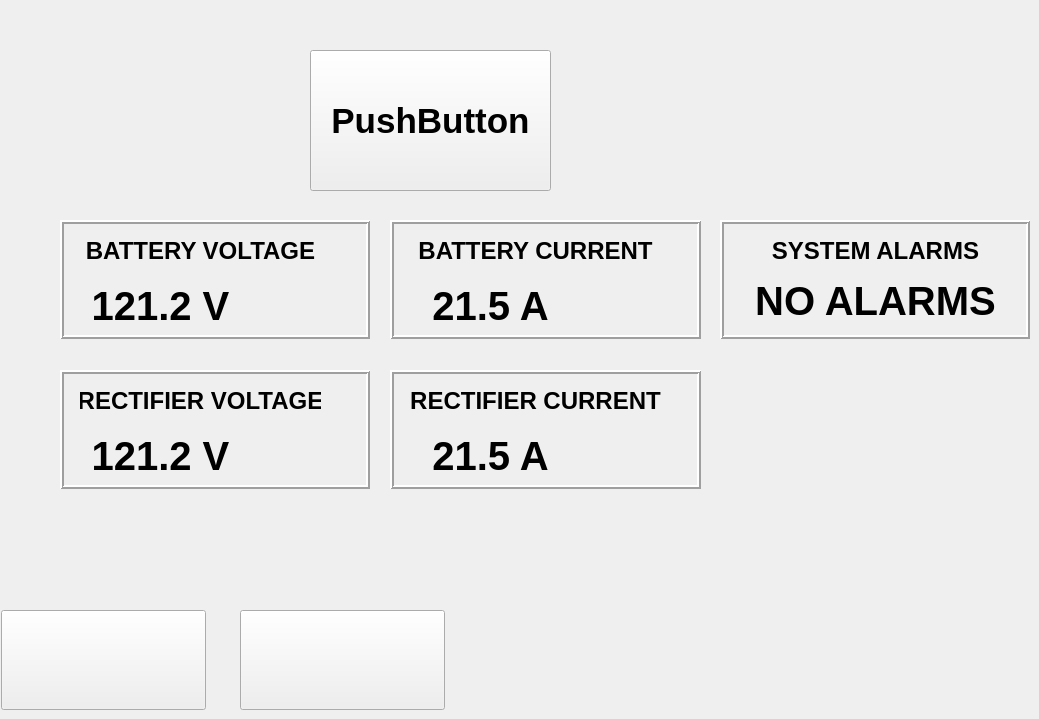
    <widget class="QWidget" name="pageEnable_Disable">
     <widget class="ToggleSwitch" name="btnChargerEnable">
      <property name="geometry">
       <rect>
        <x>310</x>
        <y>50</y>
        <width>241</width>
        <height>141</height>
       </rect>
      </property>
      <property name="font">
       <font>
        <pointsize>26</pointsize>
        <bold>true</bold>
       </font>
      </property>
      <property name="text">
       <string>PushButton</string>
      </property>
      <property name="checkable">
       <bool>true</bool>
      </property>
     </widget>
     <widget class="QPushButton" name="pushButton_Enable_home">
      <property name="geometry">
       <rect>
        <x>1</x>
        <y>610</y>
        <width>205</width>
        <height>100</height>
       </rect>
      </property>
      <property name="font">
       <font>
        <pointsize>16</pointsize>
        <bold>true</bold>
       </font>
      </property>
      <property name="text">
       <string/>
      </property>
      <property name="icon">
       <iconset theme="QIcon::ThemeIcon::GoHome"/>
      </property>
      <property name="iconSize">
       <size>
        <width>80</width>
        <height>80</height>
       </size>
      </property>
     </widget>
     <widget class="QPushButton" name="pushButton_menu_2">
      <property name="geometry">
       <rect>
        <x>240</x>
        <y>610</y>
        <width>205</width>
        <height>100</height>
       </rect>
      </property>
      <property name="minimumSize">
       <size>
        <width>0</width>
        <height>100</height>
       </size>
      </property>
      <property name="font">
       <font>
        <pointsize>16</pointsize>
       </font>
      </property>
      <property name="text">
       <string/>
      </property>
      <property name="icon">
       <iconset theme="preferences-system"/>
      </property>
      <property name="iconSize">
       <size>
        <width>80</width>
        <height>80</height>
       </size>
      </property>
     </widget>
     <widget class="QFrame" name="frame_battery_voltage_2">
      <property name="geometry">
       <rect>
        <x>60</x>
        <y>220</y>
        <width>310</width>
        <height>119</height>
       </rect>
      </property>
      <property name="frameShape">
       <enum>QFrame::Shape::Box</enum>
      </property>
      <property name="frameShadow">
       <enum>QFrame::Shadow::Raised</enum>
      </property>
      <property name="lineWidth">
       <number>2</number>
      </property>
      <widget class="QLabel" name="label_battery_voltage_3">
       <property name="geometry">
        <rect>
         <x>20</x>
         <y>10</y>
         <width>241</width>
         <height>41</height>
        </rect>
       </property>
       <property name="font">
        <font>
         <pointsize>18</pointsize>
         <bold>true</bold>
        </font>
       </property>
       <property name="lineWidth">
        <number>0</number>
       </property>
       <property name="text">
        <string>BATTERY VOLTAGE</string>
       </property>
       <property name="alignment">
        <set>Qt::AlignmentFlag::AlignCenter</set>
       </property>
      </widget>
      <widget class="QLabel" name="label_batt_volt_value_3">
       <property name="geometry">
        <rect>
         <x>10</x>
         <y>60</y>
         <width>181</width>
         <height>51</height>
        </rect>
       </property>
       <property name="font">
        <font>
         <pointsize>30</pointsize>
         <bold>true</bold>
        </font>
       </property>
       <property name="frameShape">
        <enum>QFrame::Shape::NoFrame</enum>
       </property>
       <property name="frameShadow">
        <enum>QFrame::Shadow::Plain</enum>
       </property>
       <property name="lineWidth">
        <number>0</number>
       </property>
       <property name="text">
        <string>121.2 V</string>
       </property>
       <property name="alignment">
        <set>Qt::AlignmentFlag::AlignCenter</set>
       </property>
      </widget>
     </widget>
     <widget class="QFrame" name="frame_battery_current_2">
      <property name="geometry">
       <rect>
        <x>390</x>
        <y>220</y>
        <width>311</width>
        <height>119</height>
       </rect>
      </property>
      <property name="frameShape">
       <enum>QFrame::Shape::Box</enum>
      </property>
      <property name="frameShadow">
       <enum>QFrame::Shadow::Raised</enum>
      </property>
      <property name="lineWidth">
       <number>2</number>
      </property>
      <widget class="QLabel" name="label_battery_current_3">
       <property name="geometry">
        <rect>
         <x>20</x>
         <y>10</y>
         <width>251</width>
         <height>41</height>
        </rect>
       </property>
       <property name="font">
        <font>
         <pointsize>18</pointsize>
         <bold>true</bold>
        </font>
       </property>
       <property name="text">
        <string>BATTERY CURRENT</string>
       </property>
       <property name="alignment">
        <set>Qt::AlignmentFlag::AlignCenter</set>
       </property>
      </widget>
      <widget class="QLabel" name="label_batt_current_value_3">
       <property name="geometry">
        <rect>
         <x>10</x>
         <y>60</y>
         <width>181</width>
         <height>51</height>
        </rect>
       </property>
       <property name="font">
        <font>
         <pointsize>30</pointsize>
         <bold>true</bold>
        </font>
       </property>
       <property name="text">
        <string>21.5 A</string>
       </property>
       <property name="alignment">
        <set>Qt::AlignmentFlag::AlignCenter</set>
       </property>
      </widget>
     </widget>
     <widget class="QFrame" name="frame_system_alarms_2">
      <property name="geometry">
       <rect>
        <x>720</x>
        <y>220</y>
        <width>310</width>
        <height>119</height>
       </rect>
      </property>
      <property name="frameShape">
       <enum>QFrame::Shape::Box</enum>
      </property>
      <property name="frameShadow">
       <enum>QFrame::Shadow::Raised</enum>
      </property>
      <property name="lineWidth">
       <number>2</number>
      </property>
      <widget class="QLabel" name="label_system_alarms_3">
       <property name="geometry">
        <rect>
         <x>40</x>
         <y>10</y>
         <width>231</width>
         <height>41</height>
        </rect>
       </property>
       <property name="font">
        <font>
         <pointsize>18</pointsize>
         <bold>true</bold>
        </font>
       </property>
       <property name="text">
        <string>SYSTEM ALARMS</string>
       </property>
       <property name="alignment">
        <set>Qt::AlignmentFlag::AlignCenter</set>
       </property>
      </widget>
      <widget class="QLabel" name="label_alarms_value_3">
       <property name="geometry">
        <rect>
         <x>10</x>
         <y>50</y>
         <width>291</width>
         <height>61</height>
        </rect>
       </property>
       <property name="font">
        <font>
         <pointsize>30</pointsize>
         <bold>true</bold>
        </font>
       </property>
       <property name="text">
        <string>NO ALARMS</string>
       </property>
       <property name="alignment">
        <set>Qt::AlignmentFlag::AlignCenter</set>
       </property>
      </widget>
     </widget>
     <widget class="QFrame" name="frame_battery_current_3">
      <property name="geometry">
       <rect>
        <x>390</x>
        <y>370</y>
        <width>311</width>
        <height>119</height>
       </rect>
      </property>
      <property name="frameShape">
       <enum>QFrame::Shape::Box</enum>
      </property>
      <property name="frameShadow">
       <enum>QFrame::Shadow::Raised</enum>
      </property>
      <property name="lineWidth">
       <number>2</number>
      </property>
      <widget class="QLabel" name="label_rectifier_current_4">
       <property name="geometry">
        <rect>
         <x>20</x>
         <y>10</y>
         <width>251</width>
         <height>41</height>
        </rect>
       </property>
       <property name="font">
        <font>
         <pointsize>18</pointsize>
         <bold>true</bold>
        </font>
       </property>
       <property name="text">
        <string>RECTIFIER CURRENT</string>
       </property>
       <property name="alignment">
        <set>Qt::AlignmentFlag::AlignCenter</set>
       </property>
      </widget>
      <widget class="QLabel" name="label_rect_current_value_4">
       <property name="geometry">
        <rect>
         <x>10</x>
         <y>60</y>
         <width>181</width>
         <height>51</height>
        </rect>
       </property>
       <property name="font">
        <font>
         <pointsize>30</pointsize>
         <bold>true</bold>
        </font>
       </property>
       <property name="text">
        <string>21.5 A</string>
       </property>
       <property name="alignment">
        <set>Qt::AlignmentFlag::AlignCenter</set>
       </property>
      </widget>
     </widget>
     <widget class="QFrame" name="frame_battery_voltage_3">
      <property name="geometry">
       <rect>
        <x>60</x>
        <y>370</y>
        <width>310</width>
        <height>119</height>
       </rect>
      </property>
      <property name="frameShape">
       <enum>QFrame::Shape::Box</enum>
      </property>
      <property name="frameShadow">
       <enum>QFrame::Shadow::Raised</enum>
      </property>
      <property name="lineWidth">
       <number>2</number>
      </property>
      <widget class="QLabel" name="label_rectifier_voltage_4">
       <property name="geometry">
        <rect>
         <x>20</x>
         <y>10</y>
         <width>241</width>
         <height>41</height>
        </rect>
       </property>
       <property name="font">
        <font>
         <pointsize>18</pointsize>
         <bold>true</bold>
        </font>
       </property>
       <property name="lineWidth">
        <number>0</number>
       </property>
       <property name="text">
        <string>RECTIFIER VOLTAGE</string>
       </property>
       <property name="alignment">
        <set>Qt::AlignmentFlag::AlignCenter</set>
       </property>
      </widget>
      <widget class="QLabel" name="label_rect_volt_value_4">
       <property name="geometry">
        <rect>
         <x>10</x>
         <y>60</y>
         <width>181</width>
         <height>51</height>
        </rect>
       </property>
       <property name="font">
        <font>
         <pointsize>30</pointsize>
         <bold>true</bold>
        </font>
       </property>
       <property name="frameShape">
        <enum>QFrame::Shape::NoFrame</enum>
       </property>
       <property name="frameShadow">
        <enum>QFrame::Shadow::Plain</enum>
       </property>
       <property name="lineWidth">
        <number>0</number>
       </property>
       <property name="text">
        <string>121.2 V</string>
       </property>
       <property name="alignment">
        <set>Qt::AlignmentFlag::AlignCenter</set>
       </property>
      </widget>
     </widget>
    </widget>
